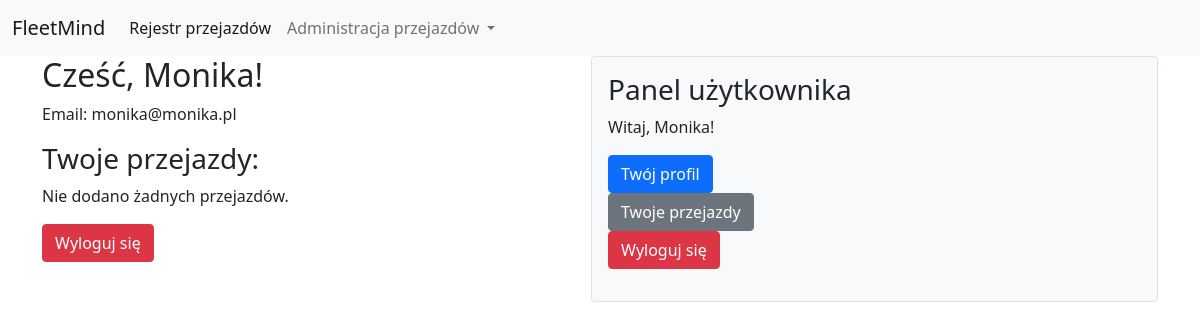
The page /user-panel/ (signed in) on the database as committed earlier.
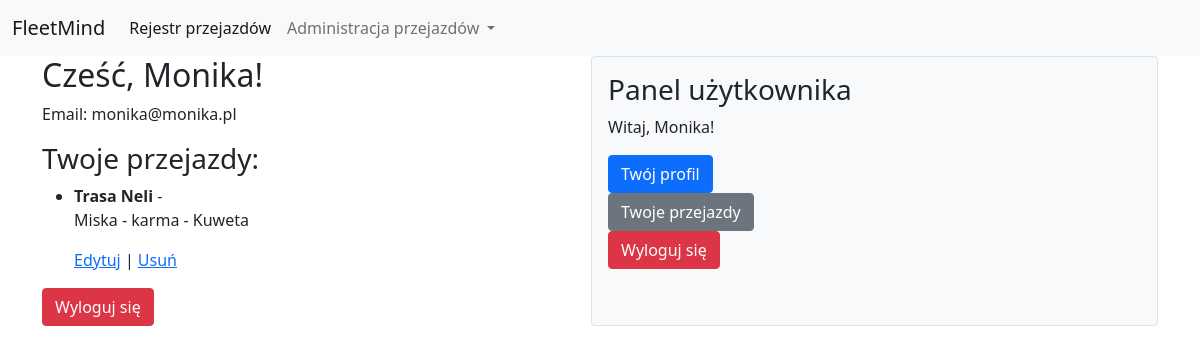
The same page on the database as committed later.
### Fleet/models.py (models this page shows, shortened)
class Post(models.Model):
    title = models.CharField(max_length=200)
    content = models.TextField()
    create_at = models.DateTimeField(auto_now_add=True)
    author = models.ForeignKey(User, on_delete=models.CASCADE)

### Fleet/views.py (the view)
# urls.py: path('user-panel/', user_panel, name='user_panel'),
@login_required
def user_panel(request):
    user_posts = Post.objects.filter(author=request.user)  # Pobieramy posty użytkownika
    return render(request, "Fleet/Auth/user_panel.html", {"user": request.user, "posts": user_posts})

### Fleet/templates/Fleet/Auth/user_panel.html (shortened to what this page needs)
{% extends "Fleet/base.html" %}
{% block content %}
<h2>Cześć, {{ user.username }}!</h2>
<p>Email: {{ user.email }}</p>
<h3>Twoje przejazdy:</h3>
{% if posts %}
    <ul>
        {% for post in posts %}
            <li><strong>{{ post.title }}</strong> - {{ post.created_at }}</li>
            <p>{{ post.content }}</p>
            <a href="{% url 'update_post' post.id %}">Edytuj</a> |
            <a href="{% url 'delete_post' post.id %}">Usuń</a>
        {% endfor %}
    </ul>
{% else %}
    <p>Nie dodano żadnych przejazdów.</p>
{% endif %}
<form method="post" action="{% url 'logout' %}">
    <button type="submit" class="btn btn-danger">Wyloguj się</button>
</form>
{% endblock %}

Rows that differ between the two databases and show on the page:
added Post: title "Trasa Neli", content "Miska - karma - Kuweta"
Other text that changed with them:
text no longer shown: "Nie dodano żadnych przejazdów."
